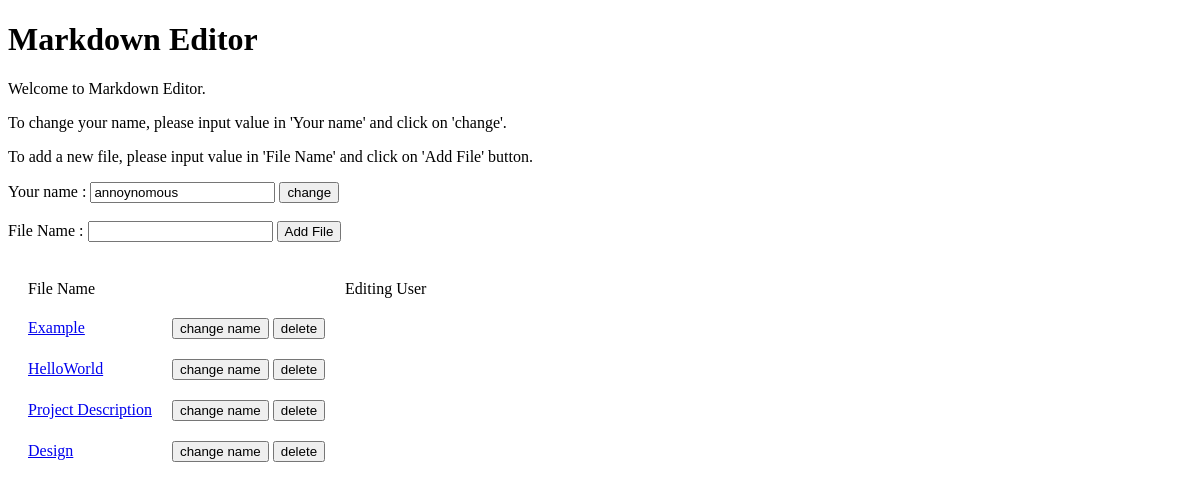
The page /markdown/ on the database as committed earlier.
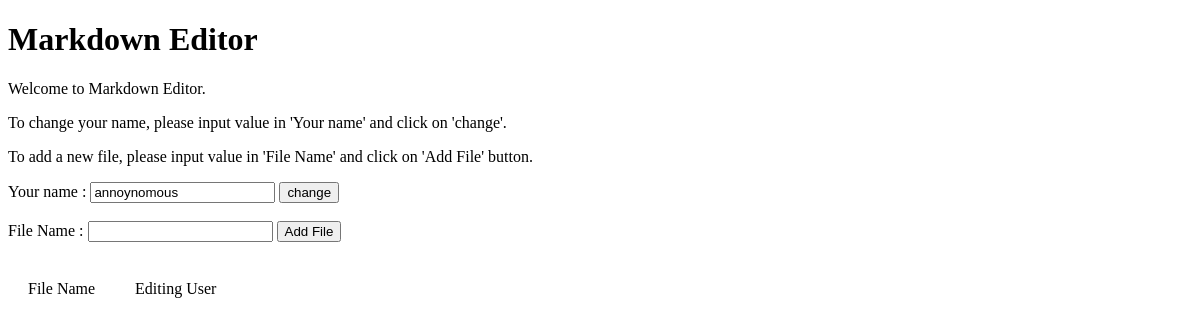
The same page on the database as committed later.
### markdown_app/models.py (models this page shows, shortened)
class Markdown(models.Model):
    title = models.CharField(max_length=100, blank=True, null=True)
    text = models.TextField(blank=True, null=True)
    version = models.IntegerField(blank=True, null=True)

### markdown_app/views.py (the view)
# urls.py: path("", views.index, name="index"),
def index(request):
    all = Markdown.objects.all()
    context = {"all": all}
    return render(request, "markdown_app/all.html", context=context)

### markdown_app/templates/markdown_app/all.html (shortened to what this page needs)
<!DOCTYPE html>
<html lang="en">
    <head>
        {% load static %}
    </head>
    <body>
        <div>
            <h1>Markdown Editor</h1>
            <p> Welcome to Markdown Editor.
            </p>
            <p>To change your name, please input value in 'Your name' and click
                on 'change'.</p>
            <p>To add a new file, please input value in 'File Name' and click on
                'Add File' button.</p>
        </div>
        <div>
            Your name : <input id="name" value>
            <button onclick="setNameToCookie()">change</button>
        </div>
        <br>
        <div>
            File Name : <input id="filename" value>
            <button onclick="addFile()">Add File</button>
        </div>
        <br>
        <div>
            <table cellpadding="0" cellspacing="20">
                <tr>
                    <td>File Name</td>
                    <td></td>
                    <td>Editing User</td>
                </tr>
                {% for x in all %}
                <tr>
                    <td><a
                            href="{% url 'markdown_app:file_preview' x.id %}">{{x.title}}</a></td>
                    <td> <button onclick="changeName('{{x.id}}')">change
                            name</button> <button
                            onclick="deleteFile('{{x.id}}')">delete</button>
                    </td>
                    <td id="file{{x.id}}" class="file"></td>
                </tr>
                {% endfor %}
            </table>
        </div>
    </body>
</html>

Rows that differ between the two databases and show on the page:
removed Markdown: title "Example"
removed Markdown: title "HelloWorld"
removed Markdown: title "Project Description"
removed Markdown: title "Design"
